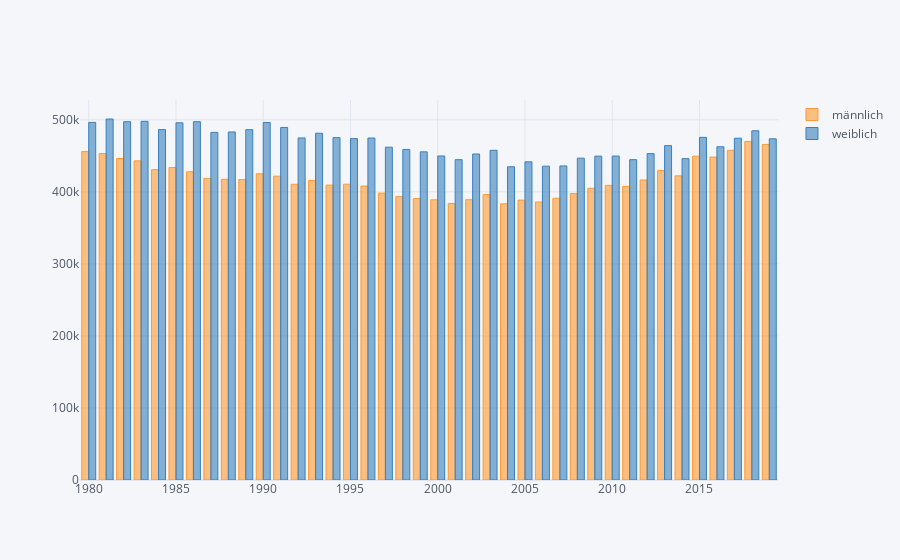

The notebook cell saved with this chart:
### Code cell
df.xs("Insgesamt", level=1).T.groupby(level=0).sum().T.iplot(kind="bar")

### Figure 1 — Plotly figure (JSON) as saved in the notebook; plotly's stock layout.template omitted (floating-point values rounded to 4 significant figures)
{"data": [{"marker": {"color": "rgba(255, 153, 51, 0.6)", "line": {"color": "rgba(255, 153, 51, 1.0)", "width": 1}}, "name": "männlich", "orientation": "v", "text": "", "type": "bar", "x": [1980, 1981, 1982, 1983, 1984, 1985, 1986, 1987, 1988, 1989, 1990, 1991, 1992, 1993, 1994, 1995, 1996, 1997, 1998, 1999, 2000, 2001, 2002, 2003, 2004, 2005, 2006, 2007, 2008, 2009, 2010, 2011, 2012, 2013, 2014, 2015, 2016, 2017, 2018, 2019], "y": [455917, 453213, 446339, 443049, 430853, 433749, 427913, 418700, 417416, 417085, 425093, 421818, 410583, 415874, 409375, 410663, 408082, 398317, 393447, 390742, 388981, 383887, 389116, 396270, 383388, 388554, 385940, 391139, 397651, 404969, 409022, 407628, 416423, 429645, 422225, 449512, 448304, 457756, 470032, 465885]}, {"marker": {"color": "rgba(55, 128, 191, 0.6)", "line": {"color": "rgba(55, 128, 191, 1.0)", "width": 1}}, "name": "weiblich", "orientation": "v", "text": "", "type": "bar", "x": [1980, 1981, 1982, 1983, 1984, 1985, 1986, 1987, 1988, 1989, 1990, 1991, 1992, 1993, 1994, 1995, 1996, 1997, 1998, 1999, 2000, 2001, 2002, 2003, 2004, 2005, 2006, 2007, 2008, 2009, 2010, 2011, 2012, 2013, 2014, 2015, 2016, 2017, 2018, 2019], "y": [496439, 501160, 497443, 497979, 486428, 495890, 497431, 482567, 483184, 486327, 496352, 489427, 474860, 481396, 475286, 473925, 474761, 462072, 458935, 455588, 449816, 444654, 452570, 457676, 434883, 441673, 435687, 436016, 446788, 449575, 449746, 444700, 453159, 464180, 446131, 475688, 462598, 474507, 484842, 473635]}], "layout": {"legend": {"bgcolor": "#F5F6F9", "font": {"color": "#4D5663"}}, "paper_bgcolor": "#F5F6F9", "plot_bgcolor": "#F5F6F9", "title": {"font": {"color": "#4D5663"}}, "xaxis": {"gridcolor": "#E1E5ED", "showgrid": true, "tickfont": {"color": "#4D5663"}, "title": {"font": {"color": "#4D5663"}, "text": ""}, "zerolinecolor": "#E1E5ED"}, "yaxis": {"gridcolor": "#E1E5ED", "showgrid": true, "tickfont": {"color": "#4D5663"}, "title": {"font": {"color": "#4D5663"}, "text": ""}, "zerolinecolor": "#E1E5ED"}}}
